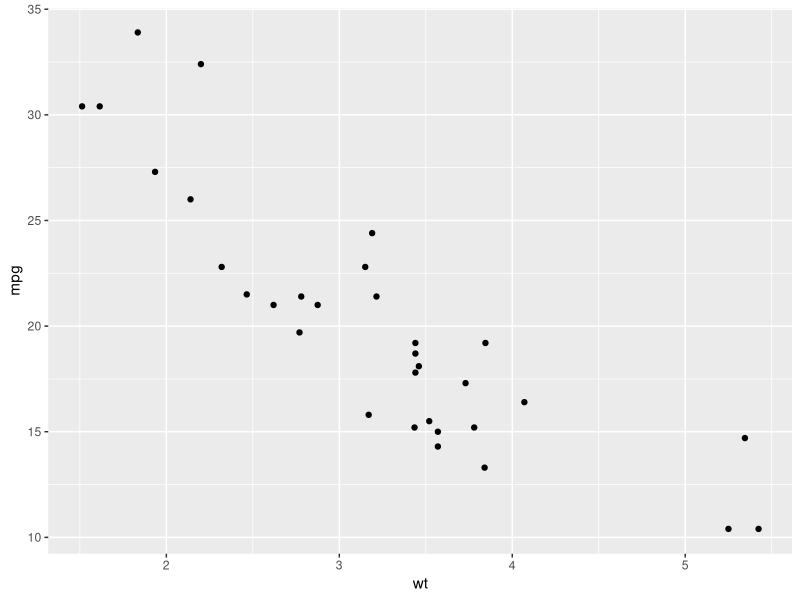
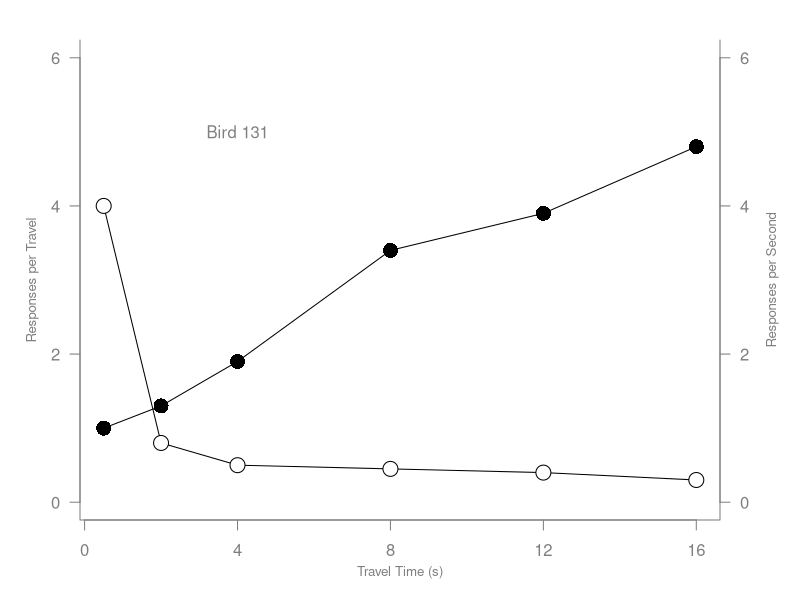
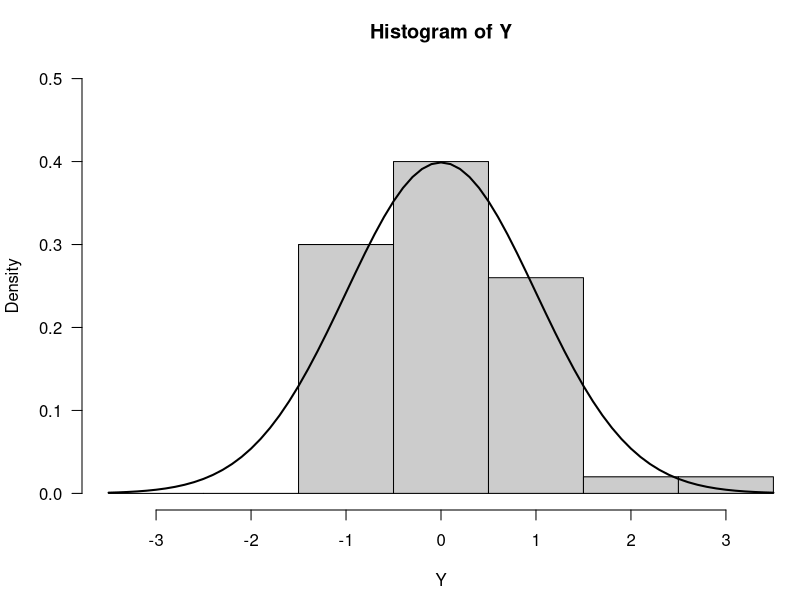

Generate these figures, in order, with R:
## ---- chunk 1
library(ggplot2)
qplot(wt, mpg, data = mtcars)
## ---- chunk 2
# Scatterplot
x <- c(0.5, 2, 4, 8, 12, 16)
y1 <- c(1, 1.3, 1.9, 3.4, 3.9, 4.8)
y2 <- c(4, .8, .5, .45, .4, .3)
## ---- chunk 3
par(las=1, mar=c(4, 4, 2, 4))
plot.new()
plot.window(range(x), c(0, 6))
lines(x, y1)
lines(x, y2)
points(x, y1, pch=16, cex=2)
points(x, y2, pch=21, bg="white", cex=2)
par(col="grey50", fg="grey50", col.axis="grey50")
axis(1, at=seq(0, 16, 4))
axis(2, at=seq(0, 6, 2))
axis(4, at=seq(0, 6, 2))
box(bty="u")
mtext("Travel Time (s)", side=1, line=2, cex=0.8)
mtext("Responses per Travel", side=2, line=2, las=0, cex=0.8)
mtext("Responses per Second", side=4, line=2, las=0, cex=0.8)
text(4, 5, "Bird 131")
par(mar=c(5.1, 4.1, 4.1, 2.1), col="black", fg="black", col.axis="black")
## ---- chunk 4
Y <- rnorm(50)
## ---- chunk 5
# Make sure no Y exceed [-3.5, 3.5]
Y[Y < -3.5 | Y > 3.5] <- NA
x <- seq(-3.5, 3.5, .1)
dn <- dnorm(x)
par(mar=c(4.5, 4.1, 3.1, 0))
hist(Y, breaks=seq(-3.5, 3.5), ylim=c(0, 0.5), 
     col="grey80", freq=FALSE)
lines(x, dnorm(x), lwd=2)
par(mar=c(5.1, 4.1, 4.1, 2.1))
